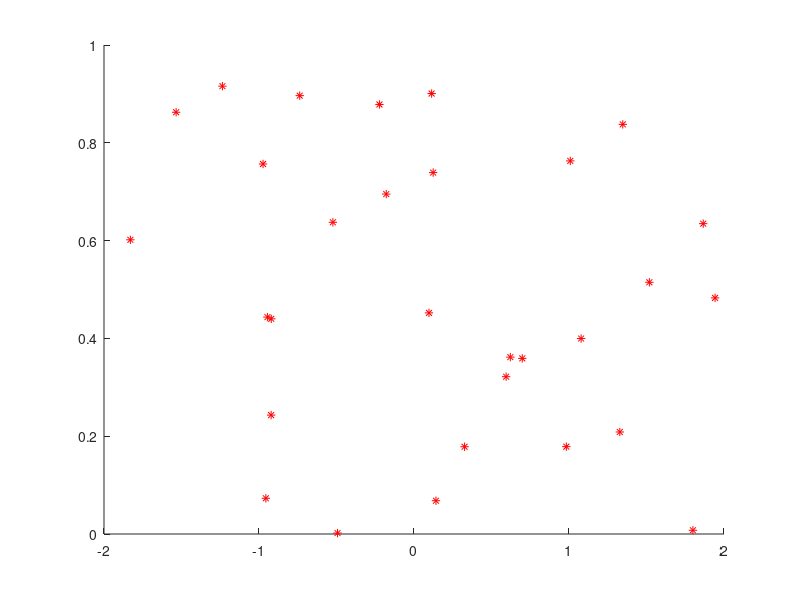

MATLAB code for this plot: (Note: this script raises an error after producing the figure.)
hold on
a=-2; b=2;

g=@(x) exp(-x.^2);

M=max(g([a:0.01:b]))
x=[unifrnd(a,b,1,30)];
y=[unifrnd(0,M,1,30)];

plot(x,y,'r*')

v=[rand(1,n)]*4-2;
v=sort(v);

plot(a:0.01:b, g([a:0.01:b]))

f=mean(y<g(x))
aprox1=f*(b-a)*M
aprox2=(b-a)/30*sum(g(x))
integral(g,a,b)